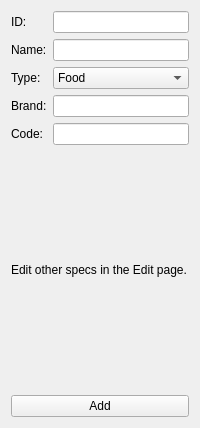
              <widget class="QWidget" name="page_add">
               <property name="geometry">
                <rect>
                 <x>0</x>
                 <y>0</y>
                 <width>200</width>
                 <height>428</height>
                </rect>
               </property>
               <attribute name="label">
                <string>Add</string>
               </attribute>
               <layout class="QGridLayout" name="gridLayout_11">
                <item row="5" column="1">
                 <widget class="QLineEdit" name="lineEdit_stock_add_brand"/>
                </item>
                <item row="1" column="0">
                 <widget class="QLabel" name="label_10">
                  <property name="text">
                   <string>Name:</string>
                  </property>
                 </widget>
                </item>
                <item row="2" column="1">
                 <widget class="QComboBox" name="comboBox_stock_add_type">
                  <item>
                   <property name="text">
                    <string>Food</string>
                   </property>
                  </item>
                  <item>
                   <property name="text">
                    <string>Beverage</string>
                   </property>
                  </item>
                  <item>
                   <property name="text">
                    <string>Daily Use</string>
                   </property>
                  </item>
                  <item>
                   <property name="text">
                    <string>Make-ups</string>
                   </property>
                  </item>
                 </widget>
                </item>
                <item row="0" column="0">
                 <widget class="QLabel" name="label_9">
                  <property name="text">
                   <string>ID:</string>
                  </property>
                 </widget>
                </item>
                <item row="2" column="0">
                 <widget class="QLabel" name="label_11">
                  <property name="text">
                   <string>Type:</string>
                  </property>
                 </widget>
                </item>
                <item row="8" column="1">
                 <widget class="QLineEdit" name="lineEdit_stock_add_code">
                  <property name="text">
                   <string/>
                  </property>
                 </widget>
                </item>
                <item row="9" column="0" colspan="2">
                 <widget class="QLabel" name="label_15">
                  <property name="text">
                   <string>&lt;html&gt;&lt;head/&gt;&lt;body&gt;&lt;p&gt;Edit other specs in the Edit page.&lt;/p&gt;&lt;/body&gt;&lt;/html&gt;</string>
                  </property>
                  <property name="wordWrap">
                   <bool>true</bool>
                  </property>
                 </widget>
                </item>
                <item row="1" column="1">
                 <widget class="QLineEdit" name="lineEdit_stock_add_name"/>
                </item>
                <item row="10" column="0" colspan="2">
                 <widget class="QPushButton" name="button_stock_add_add">
                  <property name="text">
                   <string>Add</string>
                  </property>
                 </widget>
                </item>
                <item row="5" column="0">
                 <widget class="QLabel" name="label_12">
                  <property name="text">
                   <string>Brand:</string>
                  </property>
                 </widget>
                </item>
                <item row="0" column="1">
                 <widget class="QLineEdit" name="lineEdit_stock_add_id"/>
                </item>
                <item row="8" column="0">
                 <widget class="QLabel" name="label_14">
                  <property name="text">
                   <string>Code:</string>
                  </property>
                 </widget>
                </item>
               </layout>
              </widget>
